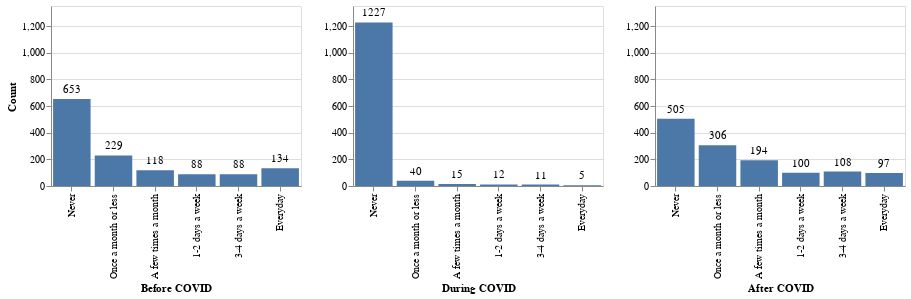

The notebook cell this image was saved under:
### Code cell
Transit_0 = alt.Chart(Transit_before).mark_bar().encode(
    x = alt.X('Transit use before COVID:O', 
        sort=['Never', 'Once a month or less', 'A few times a month', '1-2 days a week', '3-4 days a week', 'Everyday'],
        axis=alt.Axis(title='Before COVID')),
    y = alt.Y('count:Q',
        axis=alt.Axis(title='Count'),
        scale = alt.Scale(domain=[0,1350]),
             )
).properties(width=250, height = 180)

text_0 = Transit_0.mark_text(
    align='center',
    baseline='top',
    dy=-15  # Nudges text to right so it doesn't appear on top of the bar
).encode(
    text='count:Q'
)

Transit_1 = alt.Chart(Transit_during).mark_bar().encode(
    x = alt.X('Transit use during COVID:O', sort=['Never', 'Once a month or less', 'A few times a month', '1-2 days a week', '3-4 days a week', 'Everyday'],
        axis=alt.Axis(title='During COVID')),
    y = alt.Y('count:Q',
        axis=alt.Axis(title=''),
        scale = alt.Scale(domain=[0,1350]))
).properties(width=250, height = 180)

text_1 = Transit_1.mark_text(
    align='center',
    baseline='top',
    dy=-15  # Nudges text to right so it doesn't appear on top of the bar
).encode(
    text='count:Q'
)

Transit_2 = alt.Chart(Transit_after).mark_bar().encode(
    x = alt.X('Transit use after COVID:O', sort=['Never', 'Once a month or less', 'A few times a month', '1-2 days a week', '3-4 days a week', 'Everyday'],
        axis=alt.Axis(title='After COVID')),
    y = alt.Y('count:Q',
        axis=alt.Axis(title=''),
        scale = alt.Scale(domain=[0,1350]))
).properties(width=250, height = 180)

text_2 = Transit_2.mark_text(
    align='center',
    baseline='top',
    dy=-15  # Nudges text to right so it doesn't appear on top of the bar
).encode(
    text='count:Q'
)

Transit_0 + text_0 | Transit_1 + text_1 | Transit_2 + text_2

### Figure 1 — Vega-Lite specification as saved in the notebook (floating-point values rounded to 4 significant figures)
{"config": {"view": {"continuousWidth": 400, "continuousHeight": 300}}, "hconcat": [{"layer": [{"mark": "bar", "encoding": {"x": {"type": "ordinal", "axis": {"title": "Before COVID"}, "field": "Transit use before COVID", "sort": ["Never", "Once a month or less", "A few times a month", "1-2 days a week", "3-4 days a week", "Everyday"]}, "y": {"type": "quantitative", "axis": {"title": "Count"}, "field": "count", "scale": {"domain": [0, 1350]}}}, "height": 180, "width": 250}, {"mark": {"type": "text", "align": "center", "baseline": "top", "dy": -15}, "encoding": {"text": {"type": "quantitative", "field": "count"}, "x": {"type": "ordinal", "axis": {"title": "Before COVID"}, "field": "Transit use before COVID", "sort": ["Never", "Once a month or less", "A few times a month", "1-2 days a week", "3-4 days a week", "Everyday"]}, "y": {"type": "quantitative", "axis": {"title": "Count"}, "field": "count", "scale": {"domain": [0, 1350]}}}, "height": 180, "width": 250}], "data": {"name": "data-a4f4dae08e4f26b9c21b68c7f68a80aa"}}, {"layer": [{"mark": "bar", "encoding": {"x": {"type": "ordinal", "axis": {"title": "During COVID"}, "field": "Transit use during COVID", "sort": ["Never", "Once a month or less", "A few times a month", "1-2 days a week", "3-4 days a week", "Everyday"]}, "y": {"type": "quantitative", "axis": {"title": ""}, "field": "count", "scale": {"domain": [0, 1350]}}}, "height": 180, "width": 250}, {"mark": {"type": "text", "align": "center", "baseline": "top", "dy": -15}, "encoding": {"text": {"type": "quantitative", "field": "count"}, "x": {"type": "ordinal", "axis": {"title": "During COVID"}, "field": "Transit use during COVID", "sort": ["Never", "Once a month or less", "A few times a month", "1-2 days a week", "3-4 days a week", "Everyday"]}, "y": {"type": "quantitative", "axis": {"title": ""}, "field": "count", "scale": {"domain": [0, 1350]}}}, "height": 180, "width": 250}], "data": {"name": "data-1eead765062ba449fdbf7684ce8f9101"}}, {"layer": [{"mark": "bar", "encoding": {"x": {"type": "ordinal", "axis": {"title": "After COVID"}, "field": "Transit use after COVID", "sort": ["Never", "Once a month or less", "A few times a month", "1-2 days a week", "3-4 days a week", "Everyday"]}, "y": {"type": "quantitative", "axis": {"title": ""}, "field": "count", "scale": {"domain": [0, 1350]}}}, "height": 180, "width": 250}, {"mark": {"type": "text", "align": "center", "baseline": "top", "dy": -15}, "encoding": {"text": {"type": "quantitative", "field": "count"}, "x": {"type": "ordinal", "axis": {"title": "After COVID"}, "field": "Transit use after COVID", "sort": ["Never", "Once a month or less", "A few times a month", "1-2 days a week", "3-4 days a week", "Everyday"]}, "y": {"type": "quantitative", "axis": {"title": ""}, "field": "count", "scale": {"domain": [0, 1350]}}}, "height": 180, "width": 250}], "data": {"name": "data-48afa7df85bdc2a77c4e7e4a9fcdbf6e"}}], "$schema": "https://vega.github.io/schema/vega-lite/v4.0.2.json", "datasets": {"data-a4f4dae08e4f26b9c21b68c7f68a80aa": [{"Transit use before COVID": "1-2 days a week", "count": 88}, {"Transit use before COVID": "3-4 days a week", "count": 88}, {"Transit use before COVID": "A few times a month", "count": 118}, {"Transit use before COVID": "Everyday", "count": 134}, {"Transit use before COVID": "Never", "count": 653}, {"Transit use before COVID": "Once a month or less", "count": 229}], "data-1eead765062ba449fdbf7684ce8f9101": [{"Transit use during COVID": "1-2 days a week", "count": 12}, {"Transit use during COVID": "3-4 days a week", "count": 11}, {"Transit use during COVID": "A few times a month", "count": 15}, {"Transit use during COVID": "Everyday", "count": 5}, {"Transit use during COVID": "Never", "count": 1227}, {"Transit use during COVID": "Once a month or less", "count": 40}], "data-48afa7df85bdc2a77c4e7e4a9fcdbf6e": [{"Transit use after COVID": "1-2 days a week", "count": 100}, {"Transit use after COVID": "3-4 days a week", "count": 108}, {"Transit use after COVID": "A few times a month", "count": 194}, {"Transit use after COVID": "Everyday", "count": 97}, {"Transit use after COVID": "Never", "count": 505}, {"Transit use after COVID": "Once a month or less", "count": 306}]}}
